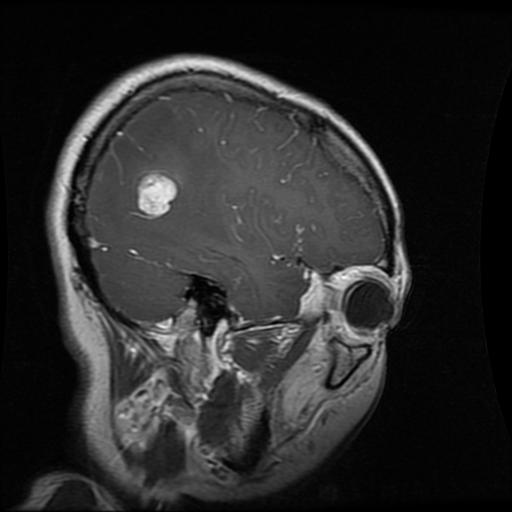
#> input picture data/raw/Brain_Tumor_MRI_Dataset/Testing/glioma/Te-gl_191.jpg, 512 x 512 px
$ python -i mask_utils.py   (imports and definitions only)
#> lines starting #> are read from the running program, lines starting #| are printed output that depends on the picture; after the words box and inside, x2 and y2 are one past the last pixel; in counts of white or black regions, pixels touching at a corner belong together
#> further down, picture is the input picture: shape (512, 512); min 0, max 255, mean 42.8
import cv2
import numpy as np


def threshold_segmentation(image: np.ndarray, threshold: int = 0) -> np.ndarray:
    """
    Segmentação simples baseada em limiar (Otsu se threshold=0).
    """
#> called with threshold = 0
    if threshold == 0:
        _, mask = cv2.threshold(image, 0, 255, cv2.THRESH_BINARY + cv2.THRESH_OTSU)
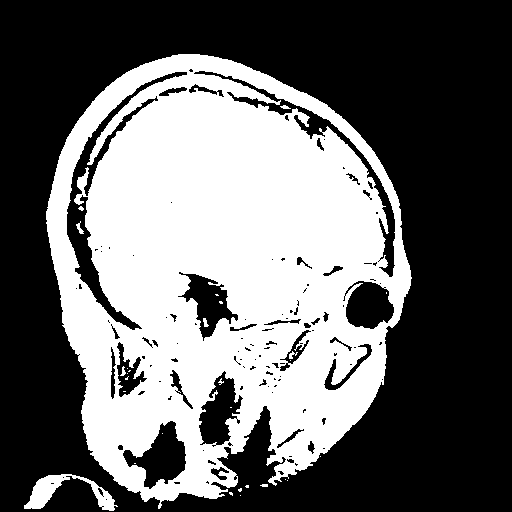
#> mask: shape (512, 512); 40.9% white; 29 white regions (21 under 20 px), largest, box (x1, y1, x2, y2) and area: (46, 54, 412, 509) 105774, (24, 474, 118, 511) 1185, (76, 221, 84, 234) 43
    else:
        _, mask = cv2.threshold(image, threshold, 255, cv2.THRESH_BINARY)

    return (mask > 0).astype(np.uint8)


def largest_connected_component(mask: np.ndarray) -> np.ndarray:
    """
    Mantém apenas a maior componente conectada.
    """
    num_labels, labels, stats, _ = cv2.connectedComponentsWithStats(mask.astype(np.uint8))
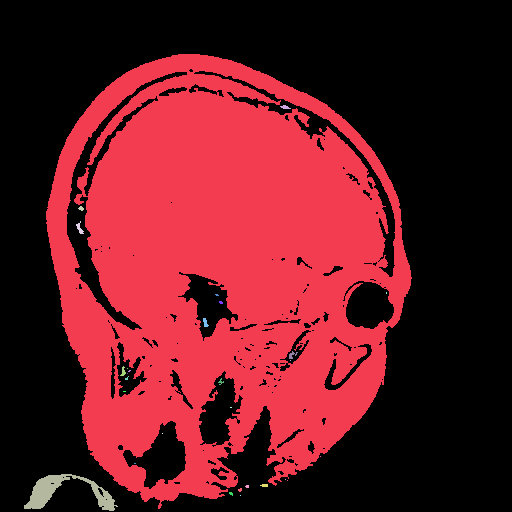
#> labels: shape (512, 512) int32; 30 distinct labels, from 0 to 29; one colour per label, 0 black
#> num_labels = 30; stats = 30 rows, first 6: [0, 0, 512, 512, 154885], [46, 54, 366, 455, 105774], [280, 105, 11, 4, 27], [78, 206, 6, 5, 19], [76, 221, 8, 13, 43], [386, 292, 1, 2, 2]

    if num_labels <= 1:
        return mask

    largest_label = 1 + np.argmax(stats[1:, cv2.CC_STAT_AREA])
#> largest_label = 1
    return (labels == largest_label).astype(np.uint8)
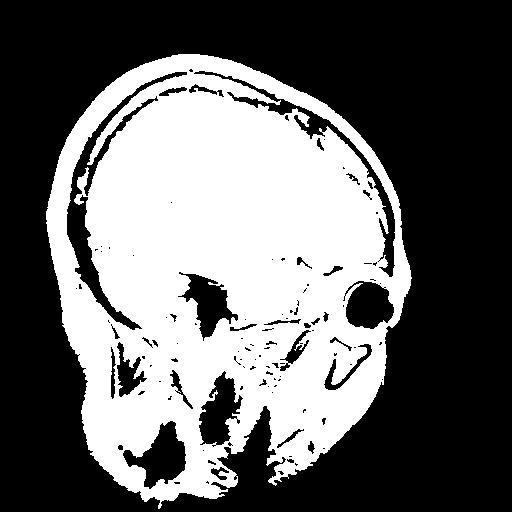
#> returned value: shape (512, 512); values 0 (black) and 1 (white), 40.3% white; 1 white region, box (x1, y1, x2, y2) and area: (46, 54, 412, 509) 105774


def refine_mask(mask: np.ndarray, kernel_size: int = 5) -> np.ndarray:
    """
    Refina a máscara com operações morfológicas.
    """
#> called with kernel_size = 5
    kernel = np.ones((kernel_size, kernel_size), np.uint8)

    mask = cv2.morphologyEx(mask, cv2.MORPH_CLOSE, kernel)
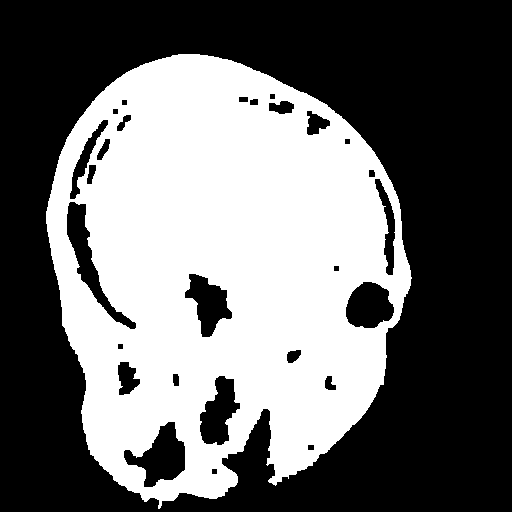
#> mask: shape (512, 512); values 0 (black) and 1 (white), 42.3% white; 1 white region, box (x1, y1, x2, y2) and area: (46, 54, 412, 509) 110980
    mask = cv2.morphologyEx(mask, cv2.MORPH_OPEN, kernel)
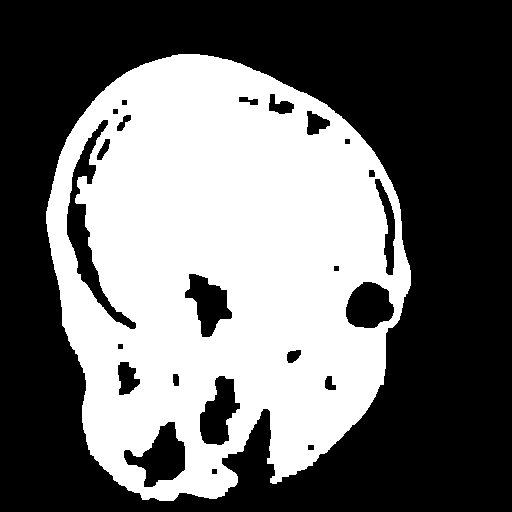
#> mask: shape (512, 512); values 0 (black) and 1 (white), 42.2% white; 1 white region, box (x1, y1, x2, y2) and area: (46, 54, 411, 501) 110747

    return mask.astype(np.uint8)


def generate_roi_mask(image: np.ndarray) -> np.ndarray:
    """
    Pipeline completo para gerar uma máscara ROI aproximada.
    """
    mask = threshold_segmentation(image)
    mask = largest_connected_component(mask)
    mask = refine_mask(mask)

    return mask


def invert_mask(mask: np.ndarray) -> np.ndarray:
    return 1 - mask


def mask_ratio(mask: np.ndarray) -> float:
    return float(np.mean(mask > 0))

>>> import cv2
>>> picture = cv2.imread('../../data/raw/Brain_Tumor_MRI_Dataset/Testing/glioma/Te-gl_191.jpg', cv2.IMREAD_GRAYSCALE)
>>> result = generate_roi_mask(picture)

$ run again, on data/raw/Brain_Tumor_MRI_Dataset/Testing/glioma/Te-gl_32.jpg
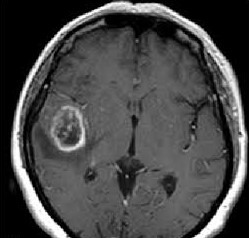
#> input picture data/raw/Brain_Tumor_MRI_Dataset/Testing/glioma/Te-gl_32.jpg, 249 x 238 px
#> picture is the input picture: shape (238, 249); min 0, max 255, mean 71.8
#> in largest_connected_component, `num_labels, labels, stats, _ = cv2.connectedComponentsWithStats(mask.a..`:
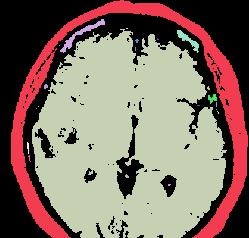
#> labels: shape (238, 249) int32; 24 distinct labels, from 0 to 23; one colour per label, 0 black
#> num_labels = 24; stats = 24 rows, first 6: [0, 0, 249, 238, 21786], [11, 0, 237, 238, 7835], [60, 19, 45, 34, 248], [32, 29, 195, 209, 29090], [126, 28, 2, 1, 2], [177, 30, 22, 23, 150]
#> largest_label = 3
#> in refine_mask, `mask = cv2.morphologyEx(mask, cv2.MORPH_CLOSE, kernel)`:
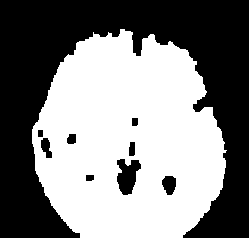
#> mask: shape (238, 249); values 0 (black) and 1 (white), 51.2% white; 9 black regions, largest, box (x1, y1, x2, y2) and area: (0, 0, 249, 238) 27720, (117, 159, 141, 195) 573, (162, 176, 176, 195) 205

$ run again, on data/raw/Brain_Tumor_MRI_Dataset/Testing/glioma/Te-gl_347.jpg
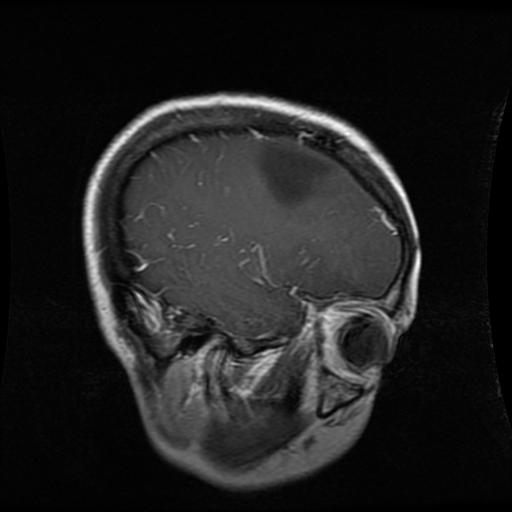
#> input picture data/raw/Brain_Tumor_MRI_Dataset/Testing/glioma/Te-gl_347.jpg, 512 x 512 px
#> picture is the input picture: shape (512, 512); min 0, max 255, mean 31.9
#> in largest_connected_component, `num_labels, labels, stats, _ = cv2.connectedComponentsWithStats(mask.a..`:
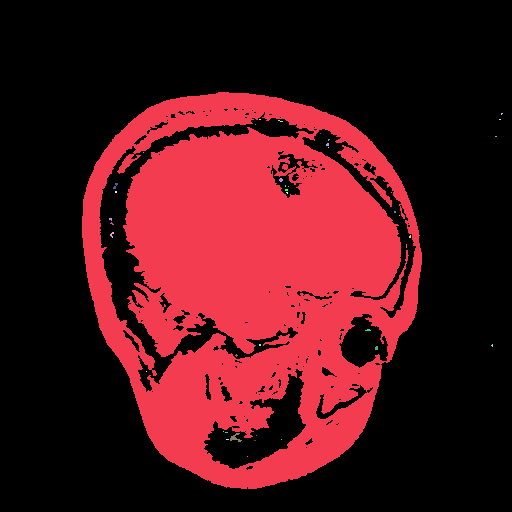
#> labels: shape (512, 512) int32; 42 distinct labels, from 0 to 41; one colour per label, 0 black
#> num_labels = 42; stats = 42 rows, first 6: [0, 0, 512, 512, 177779], [82, 92, 340, 397, 84161], [501, 113, 2, 2, 3], [259, 119, 2, 1, 2], [499, 119, 2, 1, 2], [278, 120, 5, 2, 5]
#> largest_label = 1
#> in refine_mask, `mask = cv2.morphologyEx(mask, cv2.MORPH_OPEN, kernel)`:
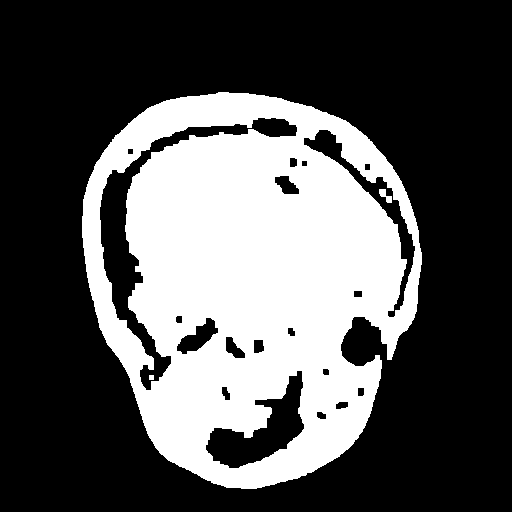
#> mask: shape (512, 512); values 0 (black) and 1 (white), 33.4% white; 3 white regions, box (x1, y1, x2, y2) and area: (82, 92, 422, 489) 87436, (379, 189, 392, 203) 93, (149, 375, 154, 380) 25

$ run again, on data/raw/Brain_Tumor_MRI_Dataset/Testing/glioma/Te-gl_350.jpg
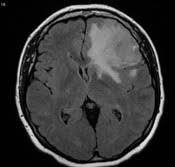
#> input picture data/raw/Brain_Tumor_MRI_Dataset/Testing/glioma/Te-gl_350.jpg, 175 x 167 px
#> picture is the input picture: shape (167, 175); min 0, max 243, mean 53.7
#> in largest_connected_component, `num_labels, labels, stats, _ = cv2.connectedComponentsWithStats(mask.a..`:
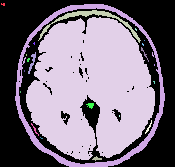
#> labels: shape (167, 175) int32; 23 distinct labels, from 0 to 22; one colour per label, 0 black
#> num_labels = 23; stats = 23 rows, first 6: [0, 0, 175, 167, 13159], [1, 3, 4, 3, 9], [15, 4, 150, 163, 2147], [38, 10, 103, 33, 414], [26, 17, 129, 143, 13277], [135, 28, 2, 3, 4]
#> largest_label = 4
#> in refine_mask, `mask = cv2.morphologyEx(mask, cv2.MORPH_CLOSE, kernel)`:
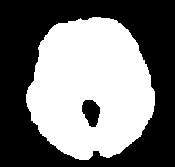
#> mask: shape (167, 175); values 0 (black) and 1 (white), 46.8% white; 1 white region, box (x1, y1, x2, y2) and area: (26, 17, 155, 160) 13687
